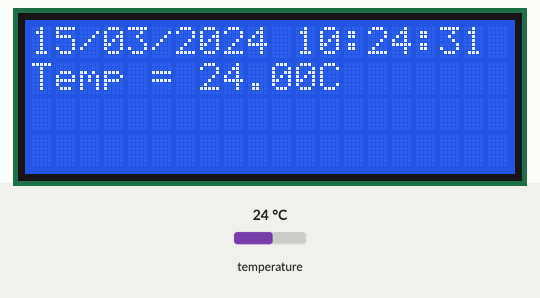
A program run on a simulated Arduino Uno, built with avr-gcc and run on an emulated ATmega328P. On the bench: 20×4 character LCD. The inputs (shaded band) are chosen by the test bench; at power-on: temperature 24 °C. The local clock reads 2024-03-15 10:24:30 at power-on unless the program sets it.

Above: at 1.2 s.
1.3 s: temperature set to 12 °C
At 2.8 s:
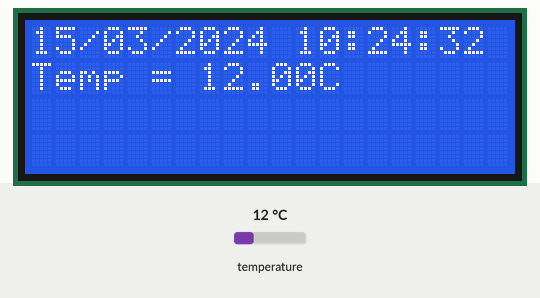
4.5 s: temperature set to 19 °C
At 5.9 s:
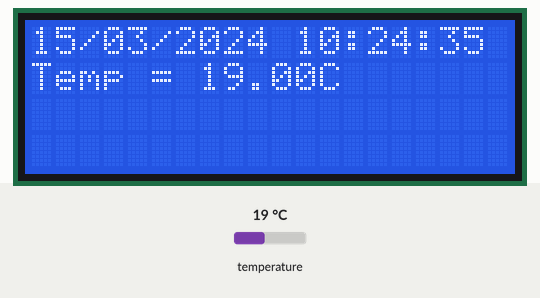
7.6 s: temperature set to 28 °C
At 8.9 s:
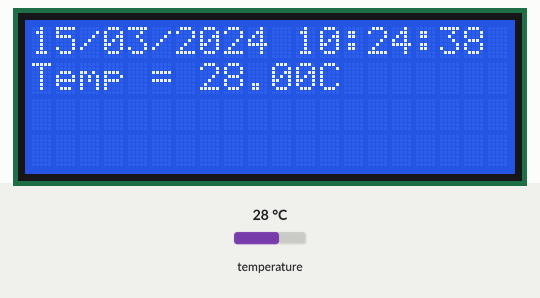
Timing chart, 0 to 10.6 s (numbered marks = the images above; inputs shaded):
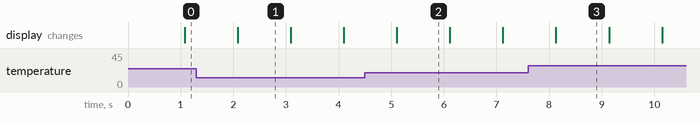

The program:

main.cpp
```cpp
#include "Arduino.h"
#include <LiquidCrystal.h>
#include <Wire.h> // must be included here so that Arduino library object file references work
#include <RtcDS3231.h>

RtcDS3231<TwoWire> rtc(Wire);

LiquidCrystal lcd(7, 6, 5, 4, 3, 2);

void printDateTime(const RtcDateTime& dt,uint8_t line)
{
    lcd.setCursor(0,line);
    char display[20];
    sprintf(display,
            "%02u/%02u/%02u %02u:%02u:%02u",
            dt.Day(),
            dt.Month(),
            dt.Year(),
            dt.Hour(),
            dt.Minute(),
            dt.Second() );
    lcd.print(display);
}


void setup() {
    lcd.begin(20, 4);
	Wire.begin();
    rtc.Begin();

    RtcDateTime compiled = RtcDateTime(__DATE__, __TIME__);
    // printDateTime(compiled,0);

    if (!rtc.IsDateTimeValid())
    {
        if (rtc.LastError() != 0)
        {
            lcd.setCursor(0,0);
            lcd.println("RTC error =        ");
            char display[20];
            sprintf(display,"%s",rtc.LastError());
            lcd.print(display);
        }
        else
        {
          rtc.SetDateTime(compiled);
        }
    }

    if (!rtc.GetIsRunning())
    {
        rtc.SetIsRunning(true);
    }

    RtcDateTime now = rtc.GetDateTime();
    if (now < compiled)
    {
        rtc.SetDateTime(compiled);
    }

    rtc.Enable32kHzPin(false);
    rtc.SetSquareWavePin(DS3231SquareWavePin_ModeNone);
}

void loop() {

    if (!rtc.IsDateTimeValid())
    {
        if (rtc.LastError() != 0)
        {
            lcd.setCursor(0,0);
            lcd.println("RTC error =        ");
            char display[20];
            sprintf(display,"%s",rtc.LastError());
            lcd.print(display);
        }
        else
        {
            lcd.setCursor(0,0);
            lcd.print("Battery / Power off");
        }
    }

    RtcDateTime now = rtc.GetDateTime();
    printDateTime(now,0);

	RtcTemperature temp = rtc.GetTemperature();
    lcd.setCursor(0,1);
    char display[20],
         strTemp[6];

    //sprintf(str, "String value: %d.%02d", (int)f, (int)(f*100)%100);
    dtostrf(temp.AsFloatDegC(), 4, 2, strTemp);
    sprintf(display,"Temp = %sC",strTemp);
    lcd.print(display);

	delay(1000);
}
```
